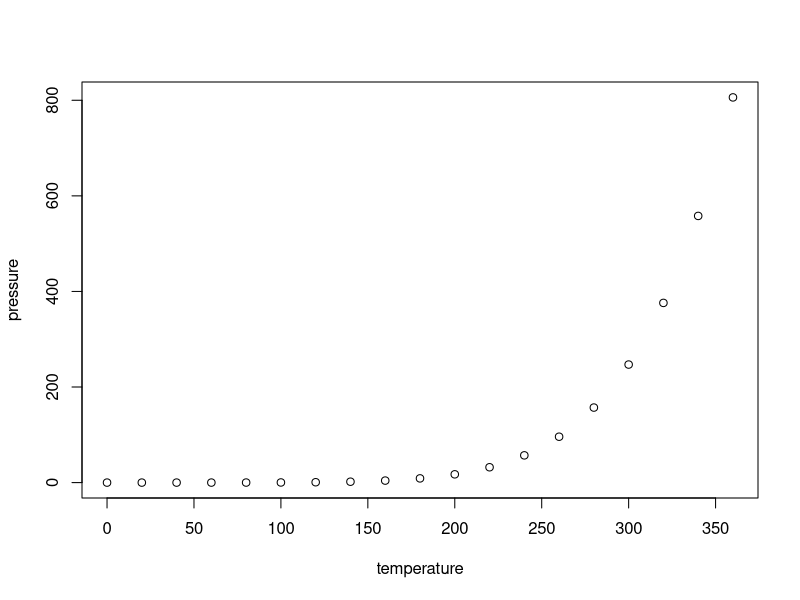
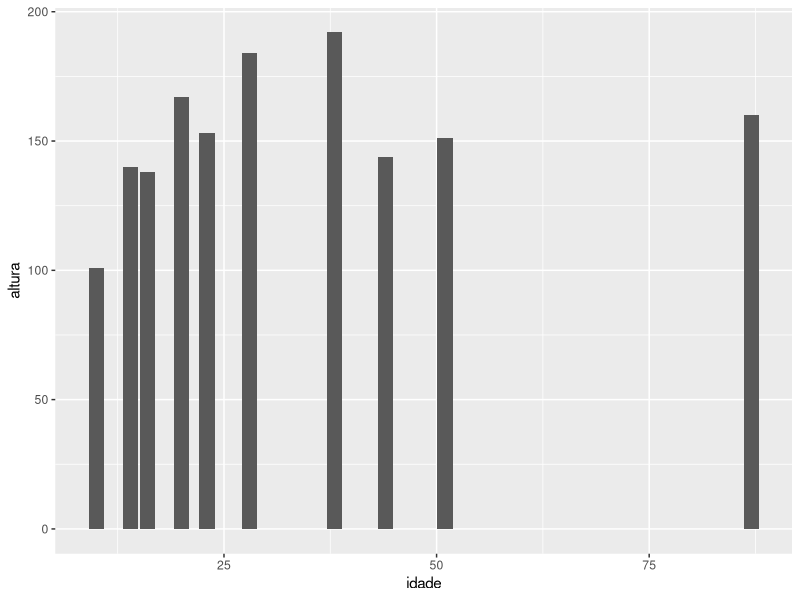
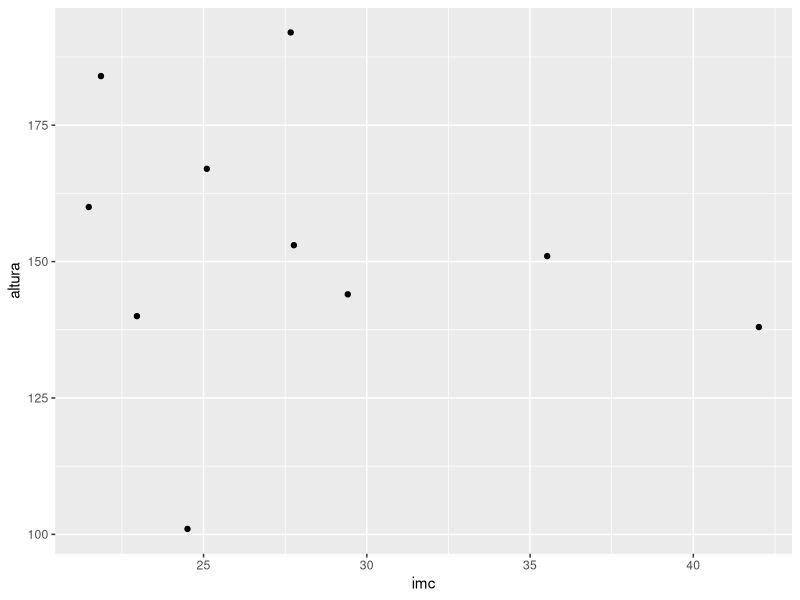
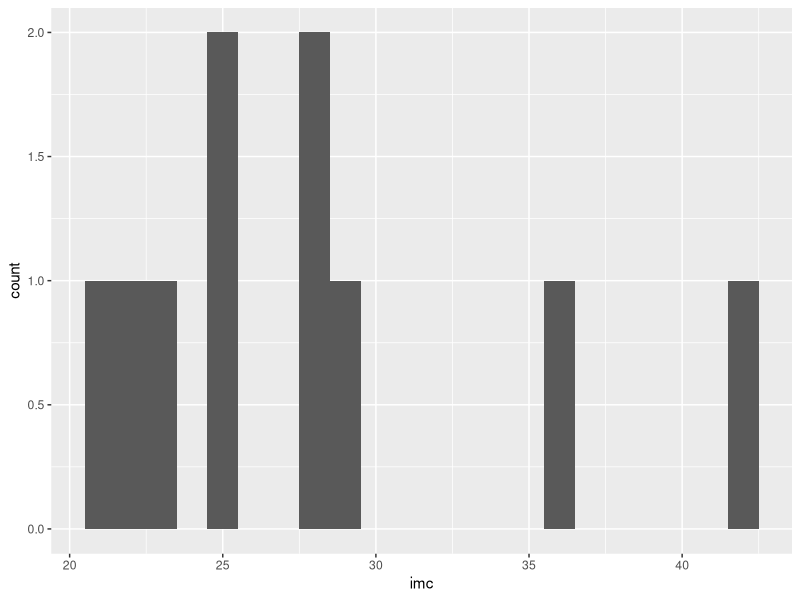
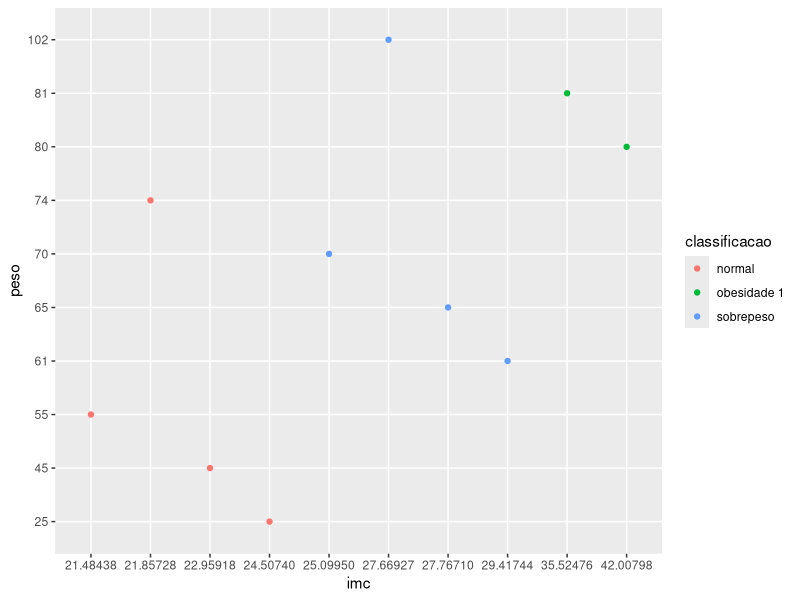
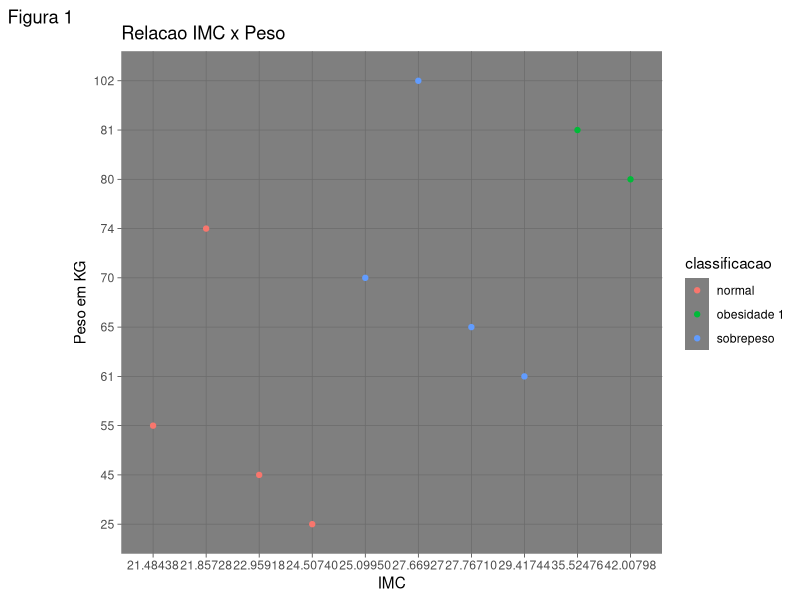
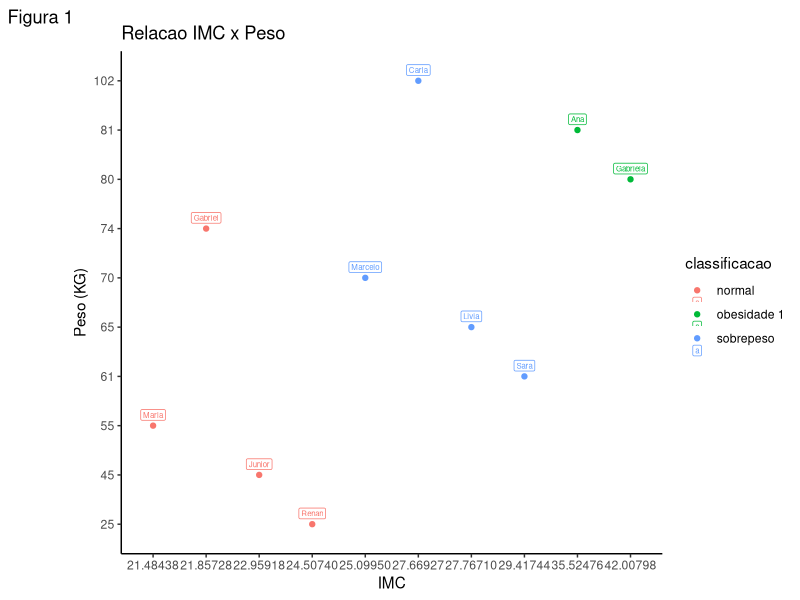

The R source for these figures, in order:
## ---- chunk 1
knitr::opts_chunk$set(echo = TRUE)
## ---- chunk 2
summary(cars)
## ---- chunk 3
plot(pressure)
## ---- chunk 4

# DPLYR e TIDYVERSE para funções, e READR se quiser utilizar alguma base já existente, para importar.

library(dplyr)
library(readr)
library(tidyverse)
## ---- chunk 5

# criando data.frame

dados <- data.frame(
            paciente = c(1, 2, 3, 4, 5, 6, 7, 8, 9, 10),
            idade = c(14, 16, 23, 10, 87, 38, 20, 51, 44, 28),
            genero = c(0, 1, 1, 1, 0, 1, 0, 0, 1, 0),
            altura = c(140, 138, 153, 101, 160, 192, 167, 151, 144, 184),
            peso = c(45, 80, 65, 25, 55, 102, 70, 81, 61, 74)
)

# removendo a coluna IDADE com select()

dados_sel <- dados %>% select(-idade)

# removendo a coluna IDADE com mutate()

dados_mut <- dados %>% mutate(idade = NULL)
## ---- chunk 6

# criaremos a coluna ESTADO para o objeto DADOS.

dados2 <- dados %>% mutate(estado = c("SP")) # se você quiser o mesmo estado para todos.

dados2 <- dados %>% mutate(estado = c("SP", "MG", "SP", "PE", "BA", "MA", "SC", "MG", "RJ", "ES")) # se você quiser especificar o estado de cada indivíduo.
## ---- chunk 7

# selecionar as colunas: paciente, idade e altura da base DADOS.

dado_filtrado <- dados %>% select(paciente, idade, altura)

# selecionar um intervalo de colunas (da coluna 1 até a coluna 3)

dados2 <- dados %>% select(paciente:genero)
## ---- chunk 8

# renomeando a coluna PACIENTE para PACIENTES.

dados2 <- dados %>% select(pacientes = paciente, everything())
# você deve colocar primeiro qual nome você quer dar para a coluna, e depois vincular ao nome já existente.

# reordenando as colunas, para começar com IDADE.

dados3 <- dados %>% select(idade, everything())
# lembre-se, o everything() garante que as demais colunas sejam preservadas, sendo apenas reorganizadas.
## ---- chunk 9

# alterando a coluna IDADE por ANOS.

dados4 <- dados %>% rename(anos = idade)
## ---- chunk 10

dados2 <- dados %>% # a base com a nova coluna se chama dados2
  mutate(altura_m = altura/100) # criando a coluna altura_m, onde os valores presentes nela serão adquiridos a partir da coluna altura/100.
## ---- chunk 11

# criando a coluna de IMC.

dados_imc <- dados %>% 
  mutate(imc = peso / (altura*altura) * 10000) # está multiplicando por 10000 para retirar as casas decimais

# utilizando o IMC para classificar os pacientes.

dados_imc <- dados_imc %>% 
  mutate(classificacao = if_else(imc > 25, "sobrepeso", "normal"))

view(dados_imc) # agora temos a coluna IMC e CLASSIFICACAO conforme o IMC.
## ---- chunk 12

# utilizando case_when() para criar várias condições.

dados_case <- dados_imc %>% 
  mutate(classificacao = case_when(imc >= 25 & imc <= 30 ~ "sobrepeso",
                                   imc > 30 ~ "obesidade 1",
                                   imc >= 18.5 & imc <25 ~ "normal",
                                   imc < 18.5 ~ "magreza"))

view(dados_case) # agora a coluna CLASSIFICAÇÃO tem mais categorias.
## ---- chunk 13

# utilizando if_else() para criar várias condições.

dados_if <- dados_imc %>% 
  mutate(classificacao = if_else(imc >= 25 & imc <= 30 , "sobrepeso", NA),
         classificacao = if_else(imc > 30, "obesidade 1", classificacao),
         classificacao = if_else(imc >= 18.5 & imc <25, "normal",classificacao),
         classificacao = if_else(imc < 18.5, "magreza",classificacao))

# o resultado é o mesmo, as classificações serão iguais. mas perceba como o código fica maior, e mais poluído.
## ---- chunk 14

# criando uma base de dados com nomes de pacientes fictícios

geral <- data.frame(
            paciente = c("Junior", "Gabriela", "Livia", "Renan", "Maria", "Carla", "Marcelo", "Ana", "Sara", "Gabriel"),
            idade = c(14, 16, 23, 10, 87, 38, 20, 51, 44, 28),
            genero = c(0, 1, 1, 0, 1, 1, 0, 1, 1, 0),
            altura = c(140, 138, 153, 101, 160, 192, 167, 151, 144, 184),
            peso = c(45, 80, 65, 25, 55, 102, 70, 81, 61, 74)
)

view(geral) # veja que antes da coluna PACIENTE, uma coluna contando as linhas está presente.

geral_row <- column_to_rownames(geral, "paciente") # transformando a coluna paciente em rowname.

view(geral_row) # veja que agora é a coluna paciente que é sua referência, não possuem mais os números na primeira coluna. os nomes das suas linhas são os nomes dos pacientes.
## ---- chunk 15

matrix <- as.matrix(geral_row) # transformando a GERAL_ROW em matriz.

# veja no seu environment (ambiente) que a forma como ela se apresenta é diferente, agora você tem uma matriz para trabalhar.
## ---- chunk 16

# criando gráfico de colunas (barras)

barras <- dados_case %>%  # usando dados_case como base.
  ggplot() + # chamando ggplot para configurar.
  aes(x = idade, # definindo o eixo X com os dados da coluna IDADE.
      y = altura) + # definindo o eixo Y com os dados da coluna ALTURA.
  geom_col() # define a geometria do gráfico como de colunas (barras).

barras # para visualizar seu gráfico de colunas (barras) execute com ctrl + enter
## ---- chunk 17

# criando gráfico de pontos, mesma dinâmica do exemplo acima.

pontos <- dados_case %>% 
  ggplot() +
  aes(x = imc, # imc como eixo X
      y = altura) + # altura como eixo Y
  geom_point() # definindo a geometria como gráfico de pontos.

pontos # para visualizar seu gráfico de pontos execute com ctrl + enter
## ---- chunk 18

# criando histograma, mudando apenas a geometria.

histograma <- dados_case %>% 
  ggplot() +
  aes(x = imc) + # o histograma é unidimensional, você só pode usar 1 variável, por isso tem apenas eixo X.
  geom_histogram(binwidth = 1) # geometria de histograma, binwidth define a largura dos intervalos entre as barras. Ajuste conforme necessidade.

histograma # para visualizar seu histograma execute com ctrl + enter
## ---- chunk 19

# vamos fazer um código completo, desde o data.frame

dados <- data.frame(
            paciente = c("Junior", "Gabriela", "Livia", "Renan", "Maria", "Carla", "Marcelo", "Ana", "Sara", "Gabriel"),
            idade = c(14, 16, 23, 10, 87, 38, 20, 51, 44, 28),
            genero = c("Masculino", "Feminino", "Feminino", "Masculino", "Feminino", "Feminino", "Masculino", "Feminino", "Feminino", "Masculino"),
            altura = c(140, 138, 153, 101, 160, 192, 167, 151, 144, 184),
            peso = c(45, 80, 65, 25, 55, 102, 70, 81, 61, 74)
) # esse parêntese também pode estar após o 74), como preferir.

# incluindo coluna IMC na base de dados.

dados <- dados %>% 
  mutate(imc = peso / (altura^2) * 10000) # 10000 para mudar as casas

# incluindo coluna CLASSIFICACAO, com base na coluna IMC, com case_when().

dados <- dados %>% 
  mutate(classificacao = case_when(imc >= 25 & imc <= 30 ~ "sobrepeso",
                                   imc > 30 ~ "obesidade 1",
                                   imc >= 18.5 & imc <25 ~ "normal",
                                   imc < 18.5 ~ "magreza"))

# transformando a coluna PACIENTE em rowname e fazendo do data.frame uma matriz.

dados <- dados %>% 
  column_to_rownames("paciente") # coluna PACIENTE agora é rowname.

dados <- as.matrix(dados)

# gráfico de pontos relacionando IMC e PESO, colorindo pela CLASSIFICACAO.

pontos <- dados %>% 
  ggplot() +
  aes(x = imc,
      y = peso,
      color = classificacao) +
  geom_point()

pontos # para ver o gráfico de pontos execute com ctrl + enter.
## ---- chunk 20

# nomeando os eixos, adicionando títulos e legenda.

pontos <- dados %>% 
  ggplot() +
  aes(x = imc,
      y = peso,
      color = classificacao) +
  geom_point() +
  theme_dark() +
  labs(x = "IMC",
       y = "Peso em KG",
       title = "Relacao IMC x Peso",
       tag = "Figura 1")

pontos # visualizar a tabela personalizada
## ---- chunk 21

# tornando o grafico de pontos ainda mais completo

pontos <- dados %>% 
  ggplot() +
  aes(x = imc,
      y = peso,
      color = classificacao) +
  geom_point() +
  geom_label(label = rownames(dados),  vjust = -0.5, hjust = 0.5, size = 2) + # o label será a coluna rownames, vjust/hjust/size é a posição da label
  theme_classic() + # tema clássico, mas você pode escolher vários outros
  labs(x = "IMC", # nome do eixo X
       y = "Peso (KG)", # nome do eixo Y
       title = "Relacao IMC x Peso", # título do gráfico
       tag = "Figura 1") # nome da figura (tag)

pontos # visualizar o grafico de pontos
